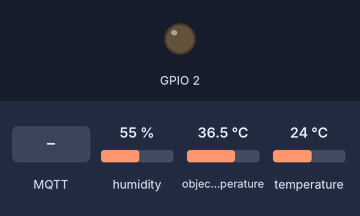
This sketch was run on a simulated ESP8266 (NodeMCU). Shown: output pins drawn as LEDs (lit = HIGH). Inputs (shaded band) come from the test bench; at power-on: humidity 55 %, object temperature 36.5 °C, temperature 24 °C. WiFi joins after 1.5 s; servers stay silent unless stated; random numbers use the default seed unless the sketch sets one; no MQTT or app messages arrive unless stated; what the sketch prints to the serial monitor is not drawn.

Above: at 2.7 s.
2.8 s: MQTT message "SR088" arrives on the first subscribed topic
At 4.0 s:
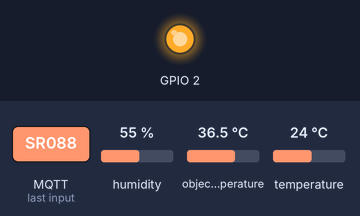
4.3 s: MQTT message "1" arrives on the first subscribed topic
At 5.1 s:
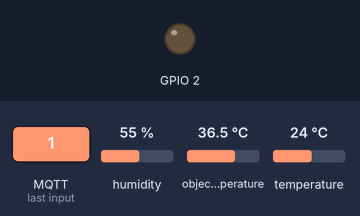
5.8 s: MQTT message "0" arrives on the first subscribed topic
At 6.7 s:
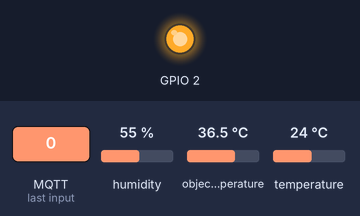
Timing chart, 0 to 8.8 s (numbered marks = the images above; inputs shaded):
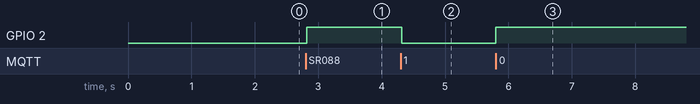

The sketch:

later_beaches.ino
```cpp
//172.22.64.1
//192.168.100.97
//tcp://localhost:1883
//usuario: ideTSer
//contraseña: secReTex4@m#

/*
 Basic ESP8266 MQTT example

 This sketch demonstrates the capabilities of the pubsub library in combination
 with the ESP8266 board/library.

 It connects to an MQTT server then:
  - publishes "hello world" to the topic "outTopic" every two seconds
  - subscribes to the topic "inTopic", printing out any messages
    it receives. NB - it assumes the received payloads are strings not binary
  - If the first character of the topic "inTopic" is an 1, switch ON the ESP Led,
    else switch it off

 It will reconnect to the server if the connection is lost using a blocking
 reconnect function. See the 'mqtt_reconnect_nonblocking' example for how to
 achieve the same result without blocking the main loop.

 To install the ESP8266 board, (using Arduino 1.6.4+):
  - Add the following 3rd party board manager under "File -> Preferences -> Additional Boards Manager URLs":
       http://arduino.esp8266.com/stable/package_esp8266com_index.json
  - Open the "Tools -> Board -> Board Manager" and click install for the ESP8266"
  - Select your ESP8266 in "Tools -> Board"

*/

#include <ESP8266WiFi.h>
#include <PubSubClient.h>
#include <AsyncMqttClient.h>
#include <ESPAsyncTCP.h>
#include<ESP8266WIFI.h>
#include<SimpleDHT.h>
#include <Wire.h>
#include <Adafruit_MLX90614.h>

Adafruit_MLX90614 mlx = Adafruit_MLX90614();
// Update these with values suitable for your network.

//const char* ssid = "NETLIFE-RIVERA_EXT";
const char* ssid = "NETLIFE-RIVERA";
const char* password = "0909039109";
//const char* mqtt_server = "broker.mqtt-dashboard.com";
const char* mqtt_server = "192.168.100.97";
WiFiClient espClient;
PubSubClient client(espClient);
long lastMsg = 0;
char msg[300];
//String msg;
int value = 0;


int pinDHT11 = 14;
SimpleDHT11 dht11(pinDHT11);

void setup_wifi() {

  delay(10);
  // We start by connecting to a WiFi network
  Serial.println();
  Serial.print("Connecting to ");
  Serial.println(ssid);

  WiFi.begin(ssid, password);

  while (WiFi.status() != WL_CONNECTED) {
    delay(500);
    Serial.print(".");
  }

  randomSeed(micros());

  Serial.println("");
  Serial.println("WiFi connected");
  Serial.println("IP address: ");
  Serial.println(WiFi.localIP());
}

void callback(char* topic, byte* payload, unsigned int length) {
  Serial.print("Message arrived [");
  Serial.print(topic);
  Serial.print("] ");
  for (int i = 0; i < length; i++) {
    Serial.print((char)payload[i]);
  }
  Serial.println();

  // Switch on the LED if an 1 was received as first character
  if ((char)payload[0] == '1') {
    digitalWrite(BUILTIN_LED, LOW);   // Turn the LED on (Note that LOW is the voltage level
    // but actually the LED is on; this is because
    // it is active low on the ESP-01)
  } else {
    digitalWrite(BUILTIN_LED, HIGH);  // Turn the LED off by making the voltage HIGH
  }

}

void reconnect() {
  // Loop until we're reconnected
  while (!client.connected()) {
    Serial.print("Attempting MQTT connection...");
    // Create a random client ID
    String clientId = "ESP8266Client-";
    clientId += String(random(0xffff), HEX);
    // Attempt to connect
    //if (client.connect(clientId.c_str())) {
    if (client.connect(clientId.c_str(),"ideTSer","secReTex4@m#")) {
      Serial.println("connected");
      // Once connected, publish an announcement...
      client.publish("outTopic", "hello world");
      // ... and resubscribe
      client.subscribe("inTopic");
    } else {
      Serial.print("failed, rc=");
      Serial.print(client.state());
      Serial.println(" try again in 5 seconds");
      // Wait 5 seconds before retrying
      delay(5000);
    }
  }
}

void setup() {
  pinMode(BUILTIN_LED, OUTPUT);     // Initialize the BUILTIN_LED pin as an output
  Serial.begin(115200);
  setup_wifi();
  client.setServer(mqtt_server, 1883);
  client.setCallback(callback);
  //client.setCredentials("ideTSer","secReTex4@m#");
}

void loop() {
  byte temperature = 0;
  byte humidity = 0;
  int err = SimpleDHTErrSuccess;
  if ((err = dht11.read(&temperature, &humidity, NULL)) != SimpleDHTErrSuccess) {
    //Serial.print("Read DHT11 failed, err="); Serial.println(err);delay(1000);
    return;
  }
  byte data[40] = {0};

  float decimal=0.0;
  decimal=(2*2*2*data[28]+2*2*data[29]+2*data[30]+data[31]);
  float dato= mlx.readObjectTempC();//temperature+decimal/10;
  //Serial.print("T = ");
  //Serial.println(mlx.readObjectTempC());

  Serial.print("temperatura: ");
  Serial.print(String(temperature));
  Serial.print(" C, ");
  Serial.print("Humedad: ");
  Serial.print((int)humidity);
  Serial.println(" H");

  if (!client.connected()) {
    reconnect();
  }
  client.loop();

  long now = millis();
  if (now - lastMsg > 2000) {
    lastMsg = now;
    ++value;
     //snprintf (msg, MSG_BUFFER_SIZE, "hello world #%ld", value);

                                  //mac#2013-02-15#13:02:16.100#{ "modelo":"SJOHN", "sensores":[ { "nombre": "temperatura", "valor":"25", "unidadMedicion":"C" }, { "nombre": "voltaje", "valor":"225", "unidadMedicion":"V" } ] }
    //Char parte1[100]=""; //"#2013-02-15#13:02:16.100#{ \"modelo":"SR088", "sensores\":[ { \"nombre": "temperatura", "valor":"25", "unidadMedicion":"C\" ";
    snprintf (msg, 300,"84:F3:EB:9F:67:B3#2013-02-15#13:02:16.100#{ \"modelo\":\"JavaJOHN\", \"sensores\":[ { \"nombre\": \"Temperatura\", \"valor\":\"%1d\", \"unidadMedicion\":\"Centigrados\" }, { \"nombre\": \"humedad\", \"valor\":\"%1d\", \"unidadMedicion\":\"%\" } ] }",temperature,humidity);

    client.publish("topicPrincipal", msg);
    Serial.print("Publish message: ");
    Serial.println(msg);

    //Serial.print("mac : ");
    //Serial.println(WiFi.macAddress());
  }
}
```

Measured:
- after the input at 2.8 s, GPIO 2: LOW → HIGH at once
- after the input at 4.3 s, GPIO 2: HIGH → LOW at once
- after the input at 5.8 s, GPIO 2: LOW → HIGH at once
